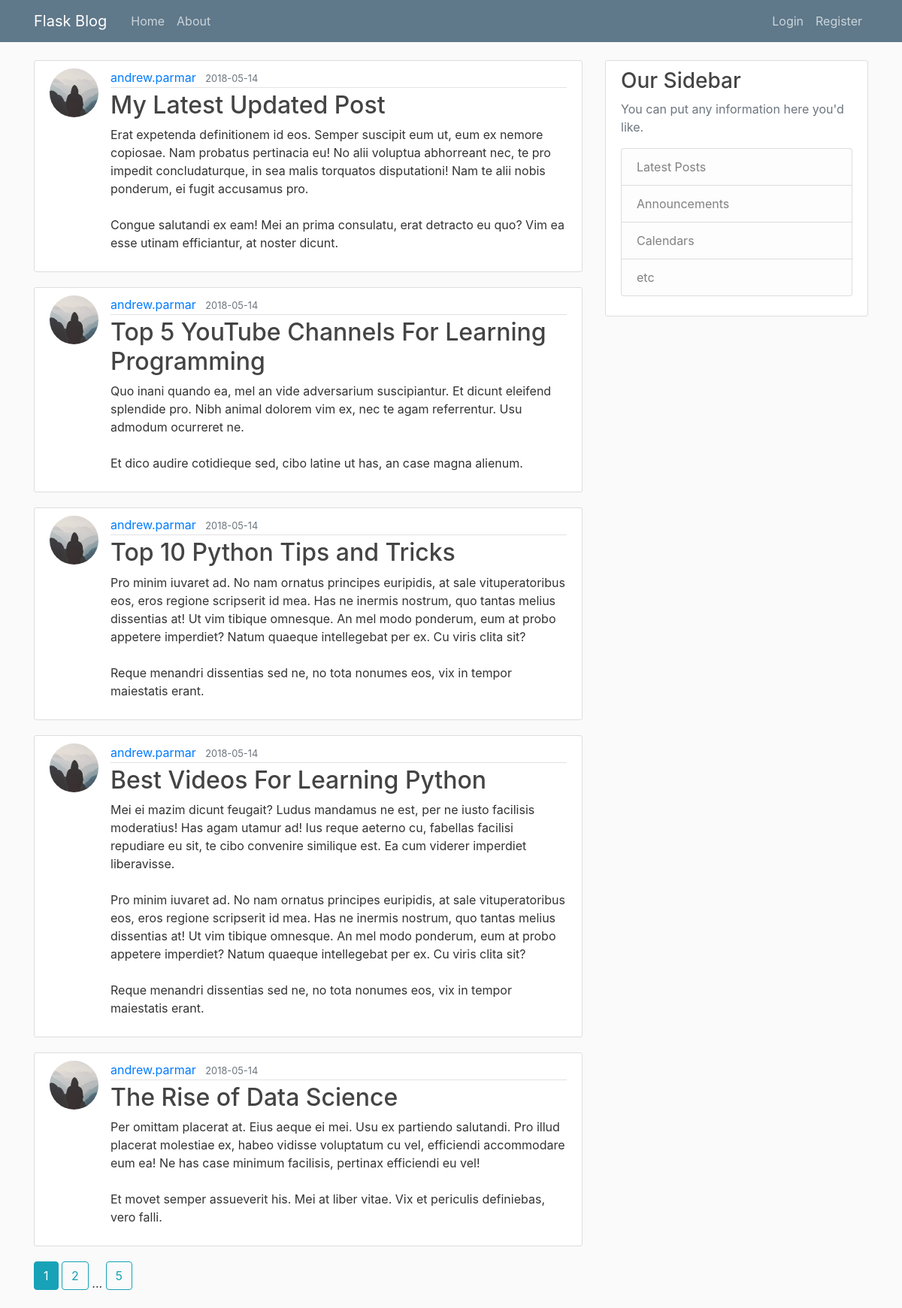
Page /home on the earlier database version.
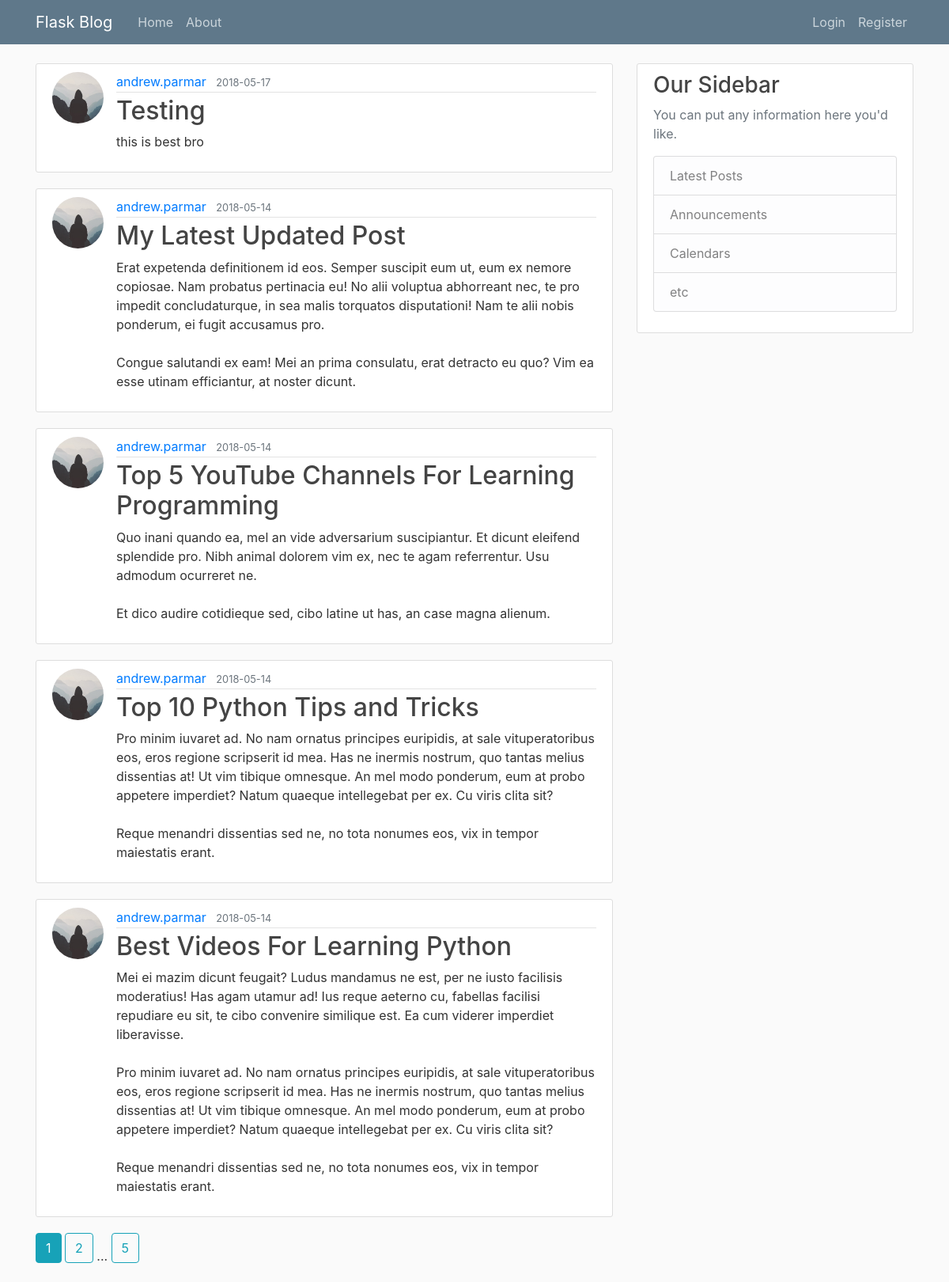
Same page on the later database version.
### flaskblog/models.py (models this page shows, shortened)
class Post(db.Model):
	id = db.Column(db.Integer, primary_key=True)
	title = db.Column(db.String(100), nullable=False)
	date_posted = db.Column(db.DateTime, nullable=False, default=datetime.utcnow)
	content = db.Column(db.Text, nullable=False)
	user_id = db.Column(db.Integer, db.ForeignKey('user.id'), nullable=False)

class User(db.Model, UserMixin):
	id = db.Column(db.Integer, primary_key=True)
	username = db.Column(db.String(20), unique=True, nullable=False)
	email = db.Column(db.String(120), unique=True, nullable=False)
	image_file = db.Column(db.String(20), nullable=False, default='default.jpg')
	password = db.Column(db.String(60), nullable=False)
	posts = db.relationship('Post', backref='author', lazy=True)

### flaskblog/main/routes.py (the view)
@main.route('/')
@main.route('/home')
def home():
    page = request.args.get('page', 1, type=int)
    posts = Post.query.order_by(
        Post.date_posted.desc()).paginate(page=page, per_page=5)
    return render_template('home.html', posts=posts)

### flaskblog/templates/home.html
{% extends "layout.html" %}
{% block content %}
	{% for post in posts.items %}
		<article class="media content-section">
		  <img class="rounded-circle article-img" src="{{ url_for('static', filename='profile_pics/{}'.format(post.author.image_file)) }}">
		  <div class="media-body">
		    <div class="article-metadata">
		      <a class="mr-2" href="{{ url_for('users.user_post', username=post.author.username) }}">{{ post.author.username }}</a>
		      <small class="text-muted">{{ post.date_posted.strftime('%Y-%m-%d') }}</small>
		    </div>
		    <h2><a class="article-title" href="{{ url_for('posts.post', post_id=post.id) }}">{{ post.title }}</a></h2>
		    <p class="article-content">{{ post.content }}</p>
		  </div>
		</article>
	{% endfor %}
	{% for page_num in posts.iter_pages(left_edge=1, right_edge=1, left_current=1, right_current=2) %}
		{% if page_num %}
			{% if posts.page == page_num %}
				<a class="btn btn-info mb-4" href="{{ url_for('main.home', page=page_num) }}">{{ page_num }}</a>
			{% else %}
				<a class="btn btn-outline-info mb-4" href="{{ url_for('main.home', page=page_num) }}">{{ page_num }}</a>
			{% endif %}
		{% else %}
			...
		{% endif %}
	{% endfor %}
{% endblock content %}

Differences in the rows shown:
no longer on this page (row unchanged): Post: image_file (placeholder picture), author.username "andrew.parmar", date_posted "2018-05-14", title "The Rise of Data Science", content "Per omittam placerat at. Eius aeque ei mei. Usu ex partiendo salutandi. Pro illud placerat molestiae ex, habeo vidisse voluptatum cu vel, efficiendi accommodare eum ea! Ne has case minimum facilisis, pertinax efficiendi eu vel! Et movet semper assueverit his. Mei at liber vitae. Vix et periculis definiebas, vero falli."
added Post: image_file (placeholder picture), author.username "andrew.parmar", date_posted "2018-05-17", title "Testing", content "this is best bro"
